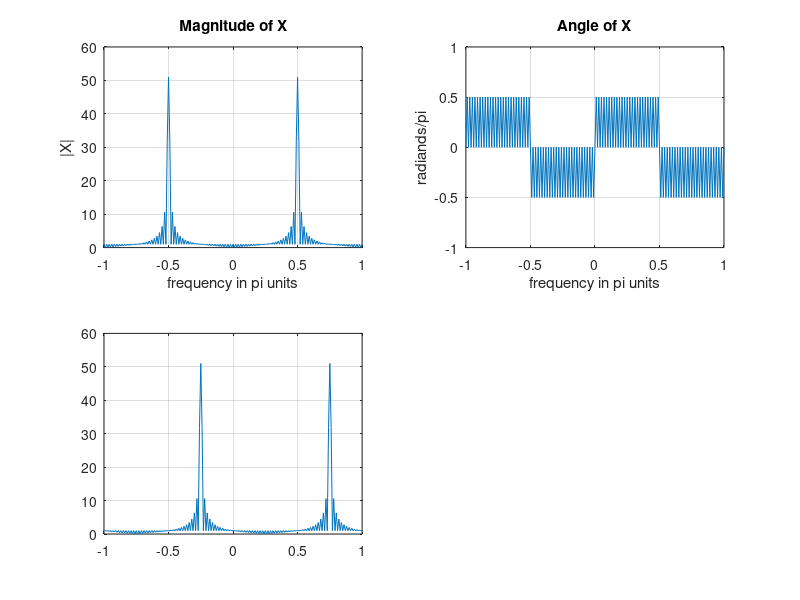

Reproduce this figure in MATLAB.
n = 0:100; x = cos(pi*n/2);
k = -100:100; w = (pi/100)*k; % frequency between -pi and +pi
X=x* (exp(-j*pi/100)).^(n'*k); % DTFT of x
y = exp(j*pi*n/4).*x; % signal multiplied by exp(j*pi*n/4)
Y=y* (exp(-j*pi/100)).^(n'*k); % DTFT of y
% Graphical verification
subplot(2,2,1); plot(w/pi,abs(X)); grid; axis([-1,1,0,60])
xlabel('frequency in pi units'); ylabel('|X|')
title('Magnitude of X')
subplot(2,2,2); plot(w/pi,angle(X)/pi); grid; axis([-1,1,-1,1])
xlabel('frequency in pi units'); ylabel('radiands/pi')
title('Angle of X')
subplot(2,2,3); plot(w/pi,abs(Y)); grid; axis([-1,1,0,60])